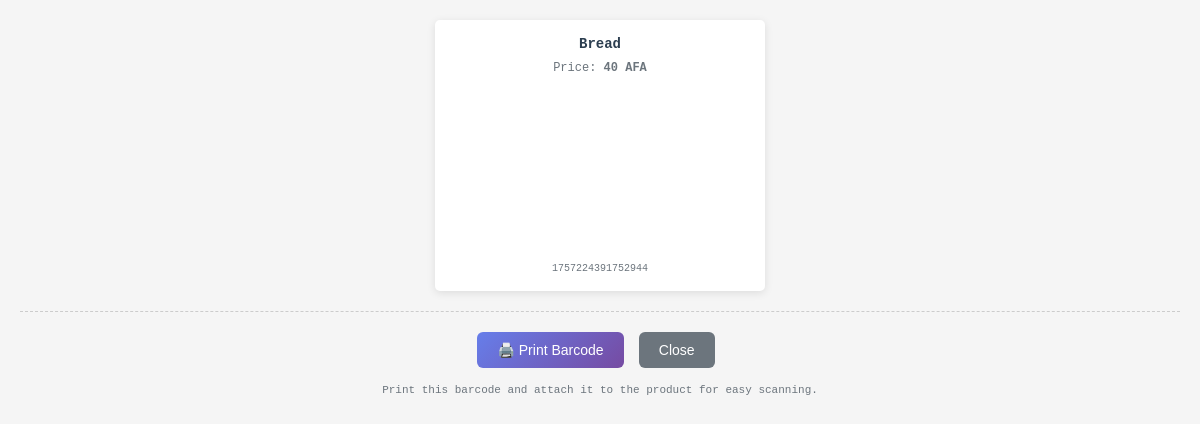
/print_barcode/3 (signed in), run on the app's committed database.
### app.py (models this page shows, shortened)
class Item(db.Model):
    id = db.Column(db.Integer, primary_key=True)
    name = db.Column(db.String(100), nullable=False)
    buying_price = db.Column(db.Float, nullable=False)
    selling_price = db.Column(db.Float, nullable=False)
    quantity = db.Column(db.Integer, nullable=False)
    barcode = db.Column(db.String(50), unique=True, nullable=False)
    sold_quantity = db.Column(db.Integer, default=0)
    category_id = db.Column(db.Integer, db.ForeignKey('category.id'), nullable=True)
    expiry_date = db.Column(db.Date, nullable=True)
    created_at = db.Column(db.DateTime, default=lambda: datetime.now(timezone.utc))

### app.py (the view)
@app.route('/print_barcode/<int:item_id>')
@login_required
def print_barcode(item_id):
    if not has_permission(current_user, 'view_inventory'):
        flash('Access denied. You do not have permission to view inventory.', 'error')
        return redirect(url_for('inventory'))
    item = Item.query.get_or_404(item_id)
    return render_template('barcode_print.html', item=item)

### app.py (called while the page is built)
def has_permission(user, permission):
    if not user or not user.is_authenticated:
        return False
    user_permissions = ROLE_PERMISSIONS.get(user.role, [])
    return permission in user_permissions

@login_manager.user_loader
def load_user(user_id):
    return db.session.get(User, int(user_id))

### templates/barcode_print.html (shortened to what this page needs)
<!DOCTYPE html>
<html lang="en">
<head>
</head>
<body>
<div class="barcode-container">
    <div class="item-info">
        <h2 class="item-name">{{ item.name }}</h2>
        <p class="item-price">Price: <strong>{{ "{:,.0f}".format(item.selling_price) }} AFA</strong></p>
    </div>
    <div class="barcode-display">
        <svg id="barcode" style="max-width: 100%; height: auto;"></svg>
    </div>
    <div class="barcode-number">
        {{ item.barcode }}
    </div>
</div>
<div class="print-button">
    <button onclick="window.print()">🖨️ Print Barcode</button>
    <button onclick="window.close()" class="close-button">Close</button>
</div>
<div class="instructions">
    <p>Print this barcode and attach it to the product for easy scanning.</p>
</div>
</body>
</html>

### templates/barcode_print.html (style rules this page uses)
body { font-family: 'Courier New', monospace; font-size: 12px; line-height: 1.4; margin: 0; padding: 20px; background: #f5f5f5; }
.barcode-container { max-width: 300px; margin: 0 auto; background: white; padding: 15px; box-shadow: 0 2px 8px rgba(0,0,0,0.1); border-radius: 5px; text-align: center; }
.item-info { margin-bottom: 10px; }
.item-name { font-size: 14px; font-weight: bold; color: #2c3e50; margin: 0 0 5px 0; }
.item-price { font-size: 12px; color: #6c757d; margin: 0; }
.barcode-display { margin: 15px 0; }
.barcode-number { font-family: monospace; font-size: 10px; color: #6c757d; margin-top: 8px; word-break: break-all; }
.print-button { text-align: center; margin-top: 20px; padding-top: 20px; border-top: 1px dashed #ccc; }
.print-button button { background: linear-gradient(135deg, #667eea, #764ba2); color: white; border: none; padding: 10px 20px; border-radius: 6px; font-size: 14px; cursor: pointer; margin-right: 8px; }
.close-button { background: #6c757d !important; }
.instructions { text-align: center; color: #6c757d; font-size: 11px; margin-top: 15px; }

### data on the page
Item: name "Bread", selling_price "40", barcode "1757224391752944"
